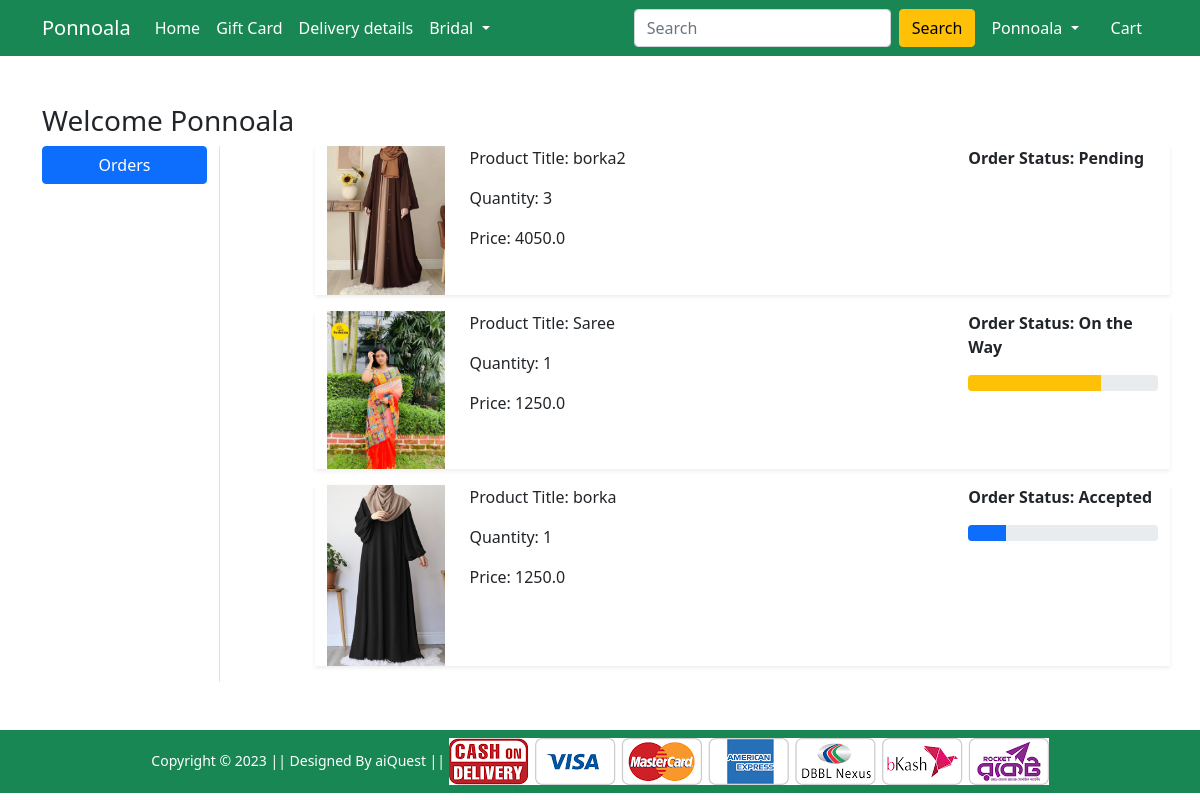
The app's page /orders/ (signed in), older data.
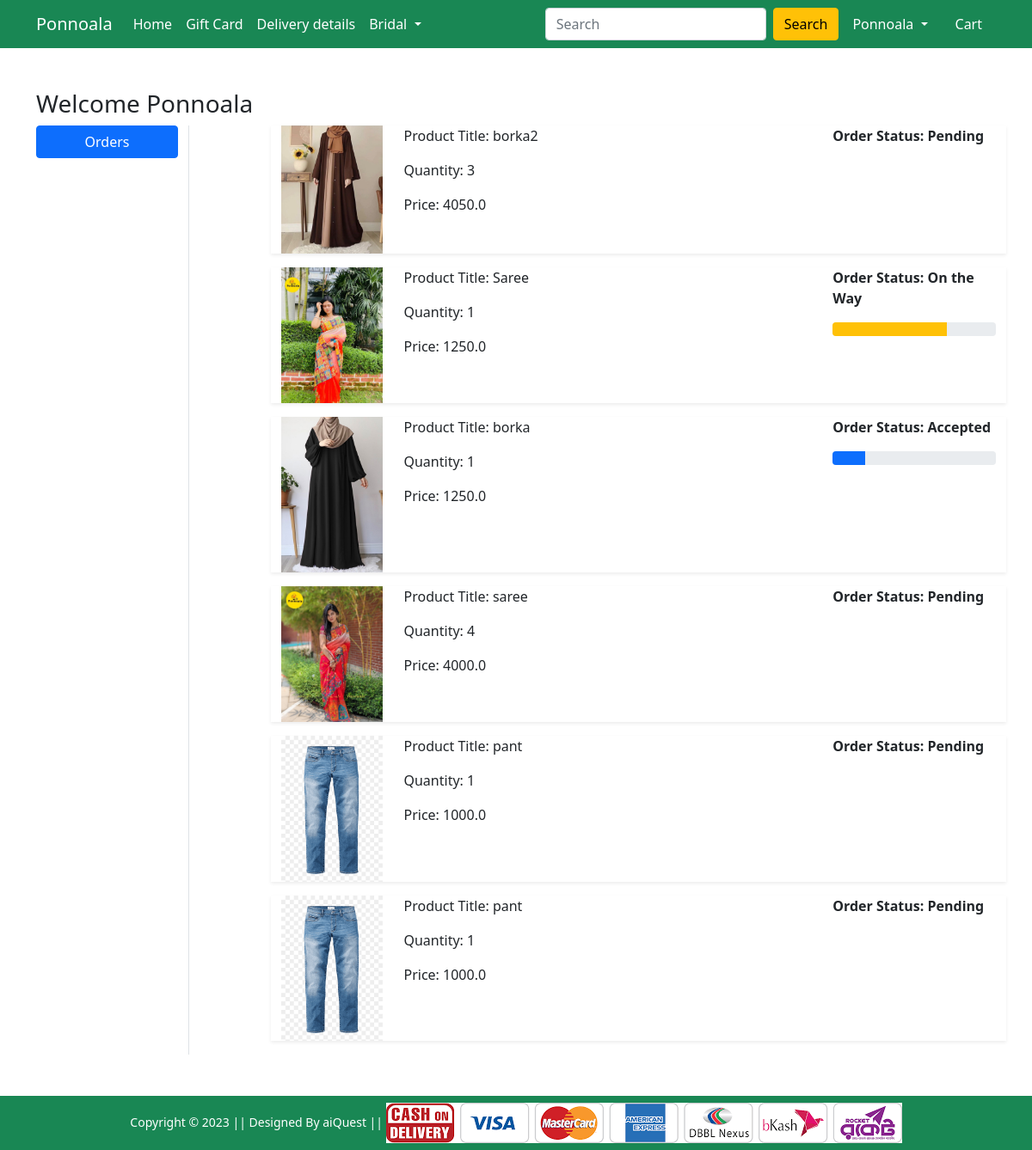
The same page, newer data.
### Shop/models.py (models this page shows, shortened)
class OrderPlaced(models.Model):
    user = models.ForeignKey(User, on_delete=models.CASCADE)
    customer = models.ForeignKey(Customer, on_delete=models.CASCADE)
    product = models.ForeignKey(Product, on_delete=models.CASCADE)
    quantity = models.PositiveIntegerField(default=1)
    ordered_date = models.DateTimeField(auto_now_add=True)
    status = models.CharField(max_length=50, choices=STATUS_CHOICE, default='Pending')
    @property
    def total_cost(self):
     return self.quantity * self.product.discounted_price

class Product(models.Model):
    title = models.CharField(max_length=100)
    selling_price = models.FloatField()
    discounted_price = models.FloatField()
    description = models.TextField()
    brand = models.CharField(max_length=100)
    category = models.CharField(choices=CATEGORY_CHOICES,max_length=2)
    product_image = models.ImageField(upload_to='productimg')

### Shop/views.py (the view)
# urls.py: path('orders/', views.orders, name='orders'),
@login_required
def orders(request):
 op=OrderPlaced.objects.filter(user=request.user)
 return render(request, 'Shop/orders.html',{'order_placed':op})

### Shop/templates/Shop/orders.html (shortened to what this page needs)
{% extends 'Shop/base.html' %}
{% load static %}
{% block main-content %}
<div class="container my-5">
    <div class="row">
        <h3>Welcome <span class="text-capitalize">{{request.user}}</span></h3>
        <div class="col-sm-2 border-end">
            <ul class="list-unstyled">
                <li class="d-grid"><a href="{% url 'orders' %}" class="btn btn-primary">Orders</a></li>
            </ul>
        </div>
        <div class="col-sm-9 offset-sm-1">
            {% for op in order_placed %}
            <div class="row shadow-sm mb-3">
                <div class="col-sm-2">
                    <img src="{{op.product.product_image.url}}" alt="" srcset="" class="img-fluid" height="150"
                        width="150">
                </div>
                <div class="col-sm-7">
                    <p>Product Title: {{op.product.title}}</p>
                    <p>Quantity: {{op.quantity}}</p>
                    <p>Price: {{op.total_cost}}</p>
                </div>
                <div class="col-sm-3 fw-bold">
                    <p>Order Status: {{op.status}}</p>
                    {% if op.status == 'Accepted' %}
                    <div class="progress">
                        <div class="progress-bar" role="progressbar" style="width: 20%" aria-valuenow="20"
                            aria-valuemin="0" aria-valuemax="100">
                        </div>
                    </div>
                    {% endif %}
                    {% if op.status == 'On the Way' %}
                    <div class="progress">
                        <div class="progress-bar bg-warning" role="progressbar" style="width: 70%" aria-valuenow="70"
                            aria-valuemin="0" aria-valuemax="100">
                        </div>
                    </div>
                    {% endif %}
                </div>
            </div>
            {% endfor %}
        </div>
    </div>
</div>
{% endblock main-content %}

Row changes from the older to the newer data that the page shows:
added OrderPlaced: product.product_image (picture), product "saree", quantity "4", total_cost "4000.0", status "Pending"
added OrderPlaced: product.product_image (picture), product "pant", quantity "1", total_cost "1000.0", status "Pending"
added OrderPlaced: product.product_image (picture), product "pant", quantity "1", total_cost "1000.0", status "Pending"
